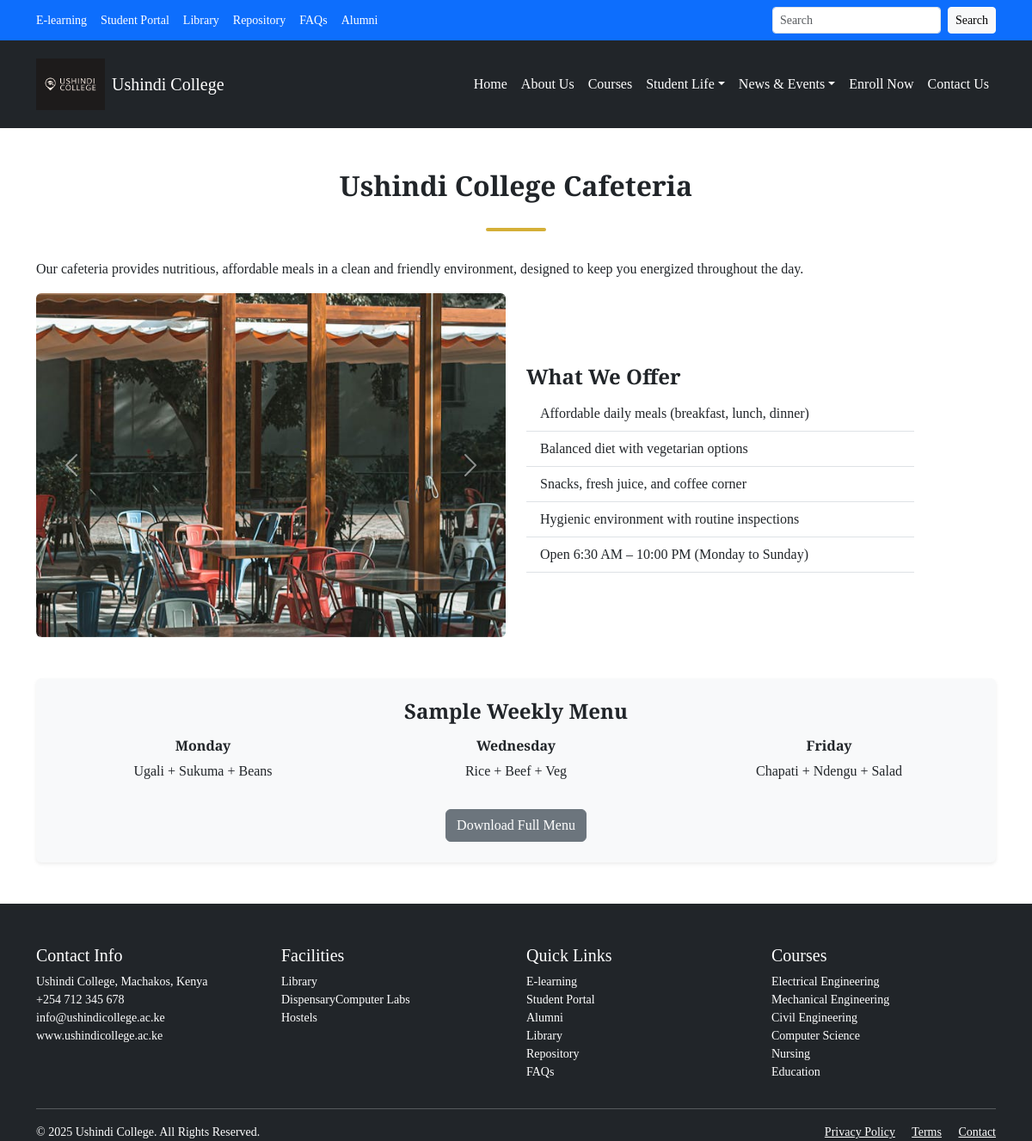
Page /cafeteria/ on the committed database.
### myapp/models.py (models this page shows, shortened)
class CafeteriaService(models.Model):
    short_description = models.TextField(max_length=500, blank=True)
    services  = models.TextField(help_text="Separate features with a semicolon (;)")

class CafeteriaImage(models.Model):
    image = models.ImageField(upload_to='cafeteria/')
    caption = models.CharField(max_length=200, blank=True)

class CafeteriaMenu(models.Model):
    day = models.CharField(max_length=20)
    meal = models.CharField(max_length=200)

### myapp/views.py (the view)
# urls.py: path('cafeteria/', views.cafeteria, name='cafeteria'),
def cafeteria(request):
    cafeteria_images = CafeteriaImage.objects.all()
    cafeteria_services = CafeteriaService.objects.first()
    cafeteria_menu = CafeteriaMenu.objects.all()
    pdf = CafeteriaMenuPDF.objects.last()
    context = {
        'cafeteria_images': cafeteria_images,
        'cafeteria_services': cafeteria_services,
        'cafeteria_menu': cafeteria_menu,
        'pdf': pdf,
    }
    return render(request, 'cafeteria.html', context)

### myapp/templatetags/custom_filters.py (called while the page is built)
@register.filter
def split(value, delimiter):
    if value:
        return value.split(delimiter)
    return []

### templates/cafeteria.html (shortened to what this page needs)
{% extends 'master.html' %}
{% load custom_filters %}
{% load static %}
{% block content %}
    <div class="container my-5">
        <div class="underline-title-wrap">
            <div class="underline-title">
                <h2 class="text-center fw-bold mb-4">Ushindi College Cafeteria</h2>
            </div>
        </div>
        <p>{{ cafeteria_services.short_description }}</p>
        <div class="row mb-5 align-items-center">
            <div class="col-md-6">
                <div id="carousel{{ forloop.counter }}" class="carousel slide" data-bs-ride="carousel">
                    <div class="carousel-inner rounded">
                        {% for image in cafeteria_images.all %}
                            <div class="carousel-item {% if forloop.first %}active{% endif %}">
                                <img src="{{ image.image.url }}" class="d-block w-100" alt="Cafeteria Image">
                            </div>
                        {% endfor %}
                    </div>
                    <button class="carousel-control-prev" type="button"
                            data-bs-target="#carousel{{ forloop.counter }}" data-bs-slide="prev">
                        <span class="carousel-control-prev-icon"></span>
                    </button>
                    <button class="carousel-control-next" type="button"
                            data-bs-target="#carousel{{ forloop.counter }}" data-bs-slide="next">
                        <span class="carousel-control-next-icon"></span>
                    </button>
                </div>
            </div>
            <div class="col-md-5 mt-4">
            <h4 class="fw-bold">What We Offer</h4>
                <ul class="list-group list-group-flush">
                    {% for service in cafeteria_services.services|split:";" %}
                        <li class="list-group-item">{{ service }}</li>
                    {% endfor %}
                </ul>
            </div>
        </div>
        <div class="bg-light p-4 rounded shadow-sm">
            <h4 class="text-center fw-bold mb-3">Sample Weekly Menu</h4>
            <div class="row text-center">
                {% for menu in cafeteria_menu %}
                    <div class="col-md-4">
                        <h6 class="fw-bold">{{ menu.day }}</h6>
                        <p>{{ menu.meal}}</p>
                    </div>
                {% endfor %}
            </div>
            <div class="text-center mt-3">
                <a href="{{ cafeteria_menu.file.url }}" download class="btn btn-secondary">
                Download Full Menu </a>
            </div>
        </div>
    </div>
{% endblock %}

### myapp/static/css/main.css (style rules this page uses)
* { margin: 0; padding: 0; box-sizing: border-box; }
body { font-family: "Source Serif 4", serif; }
.carousel-item img { height: 50vh; object-fit: cover; width: 100%; }
.underline-title-wrap { text-align: center; position: relative; margin-bottom: 2rem; }
.underline-title { font-weight: bold; display: inline-block; padding-bottom: 10px; position: relative; }
.underline-title::after { content: ""; position: absolute; bottom: 0; left: 50%; width: 70px; height: 4px; background-color: #d4af37; transform: translateX(-50%); border-radius: 2px; }

### rows in the picture
CafeteriaService: short_description "Our cafeteria provides nutritious, affordable meals in a clean and friendly environment, designed to keep you energized throughout the day."
CafeteriaImage: image (picture)
CafeteriaMenu: day "Monday", meal "Ugali + Sukuma + Beans"
CafeteriaMenu: day "Wednesday", meal "Rice + Beef + Veg"
CafeteriaMenu: day "Friday", meal "Chapati + Ndengu + Salad"

### other values in the picture
{{ service }} "Affordable daily meals (breakfast, lunch, dinner)" "Balanced diet with vegetarian options" "Snacks, fresh juice, and coffee corner" "Hygienic environment with routine inspections" "Open 6:30 AM – 10:00 PM (Monday to Sunday)"
